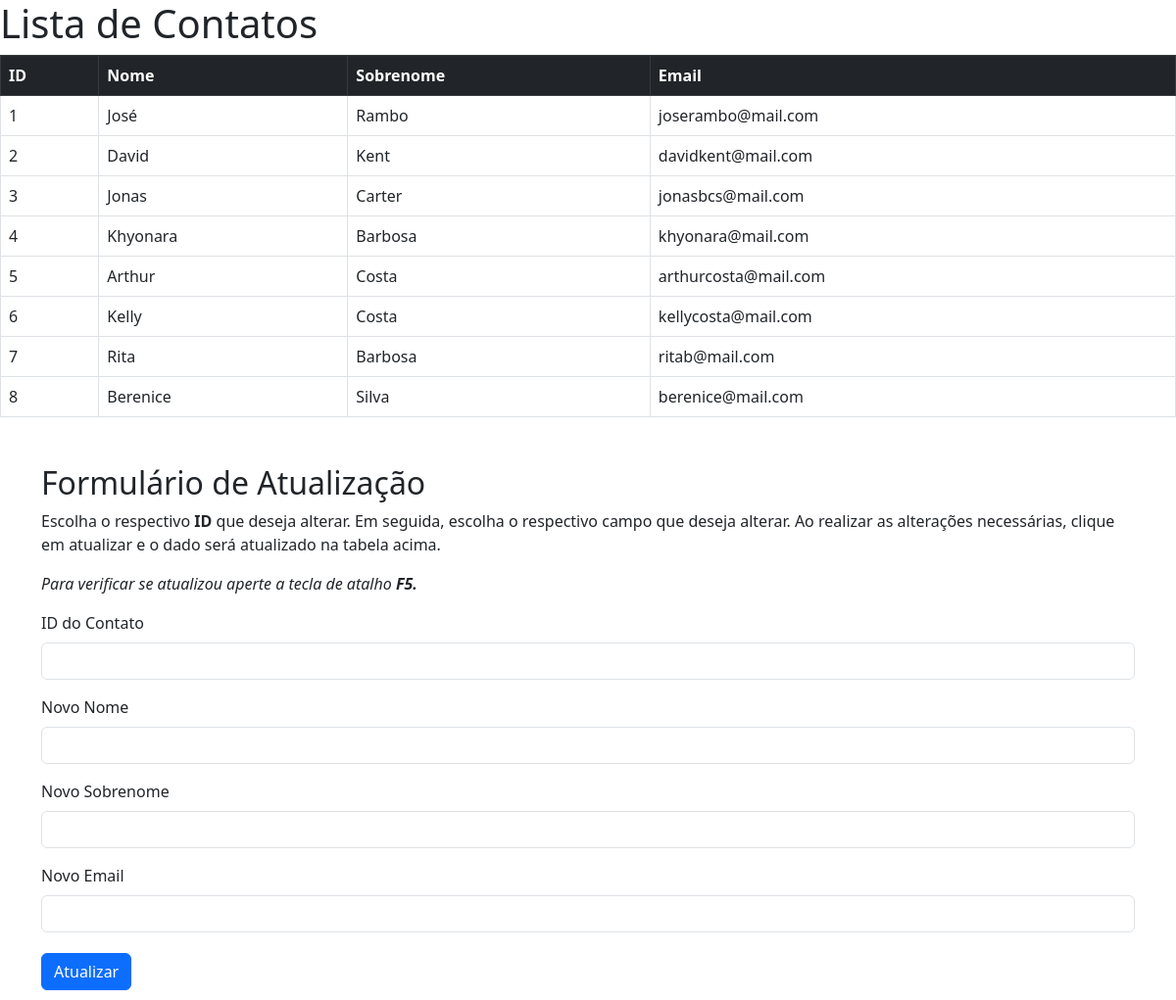
Page /pratique-un03/index_contatos.php on the committed database.
### tables this page shows
CREATE TABLE `contatos` (
  `id` int(11) NOT NULL,
  `nome` varchar(50) NOT NULL,
  `sobrenome` varchar(50) NOT NULL,
  `email` varchar(100) NOT NULL
);

### pratique-un03/index_contatos.php (the view, shortened to what this page needs)
<!DOCTYPE html>
<html lang="pt-BR">
<html>
<head>
    <link rel="stylesheet" href="https://cdn.jsdelivr.net/npm/bootstrap@5.3.0/dist/css/bootstrap.min.css">
</head>
<body>
    <h1>Lista de Contatos</h1>
    <?php
    $servername = "localhost";
    $username = "root";
    $password = "";
    $conn = new mysqli($servername, $username, $password, "contatos");
    $sql = "SELECT * FROM contatos";
    $result = $conn->query($sql);
    if ($result->num_rows > 0) {
        echo "<table class='table table-bordered'>
            <thead class='table-dark'>
                <tr>
                    <th>ID</th>
                    <th>Nome</th>
                    <th>Sobrenome</th>
                    <th>Email</th>
                </tr>
            </thead>
            <tbody>";
        while ($row = $result->fetch_assoc()) {
            echo "<tr>
                <td>" . $row["id"] . "</td>
                <td>" . $row["nome"] . "</td>
                <td>" . $row["sobrenome"] . "</td>
                <td>" . $row["email"] . "</td>
            </tr>";
        }
        echo "</tbody></table>";
    } else {
        echo "Não há contatos cadastrados.";
    }
    ?>
    <div class="container mx-auto">
        <h2 class="mt-5">Formulário de Atualização</h2>
        <p>Escolha o respectivo <strong>ID</strong> que deseja alterar. Em seguida, escolha o respectivo campo que deseja
            alterar.
            Ao realizar as alterações necessárias, clique em atualizar e o dado será atualizado na tabela acima.
            <p><i>Para verificar se atualizou aperte a tecla de atalho <strong>F5.</strong></i></p>
        </p>
        <form method="post" action="<?php echo $_SERVER['PHP_SELF']; ?>">
            <div class="mb-3">
                <label for="id" class="form-label">ID do Contato</label>
                <input type="text" class="form-control" id="id" name="id">
            </div>
            <div class="mb-3">
                <label for="novo_nome" class="form-label">Novo Nome</label>
                <input type="text" class="form-control" id="novo_nome" name="novo_nome">
            </div>
            <div class="mb-3">
                <label for="novo_sobrenome" class="form-label">Novo Sobrenome</label>
                <input type="text" class="form-control" id="novo_sobrenome" name="novo_sobrenome">
            </div>
            <div class="mb-3">
                <label for="novo_email" class="form-label">Novo Email</label>
                <input type="text" class="form-control" id="novo_email" name="novo_email">
            </div>
            <button type="submit" class="btn btn-primary" style="margin: 5px 0 10px 0;">Atualizar</button>
        </form>
    </div>
</body>
</html>

### rows in the picture
contatos: id "1", nome "José", sobrenome "Rambo", email "joserambo@mail.com"
contatos: id "2", nome "David", sobrenome "Kent", email "davidkent@mail.com"
contatos: id "3", nome "Jonas", sobrenome "Carter", email "jonasbcs@mail.com"
contatos: id "4", nome "Khyonara", sobrenome "Barbosa", email "khyonara@mail.com"
contatos: id "5", nome "Arthur", sobrenome "Costa", email "arthurcosta@mail.com"
contatos: id "6", nome "Kelly", sobrenome "Costa", email "kellycosta@mail.com"
contatos: id "7", nome "Rita", sobrenome "Barbosa", email "ritab@mail.com"
contatos: id "8", nome "Berenice", sobrenome "Silva", email "berenice@mail.com"
